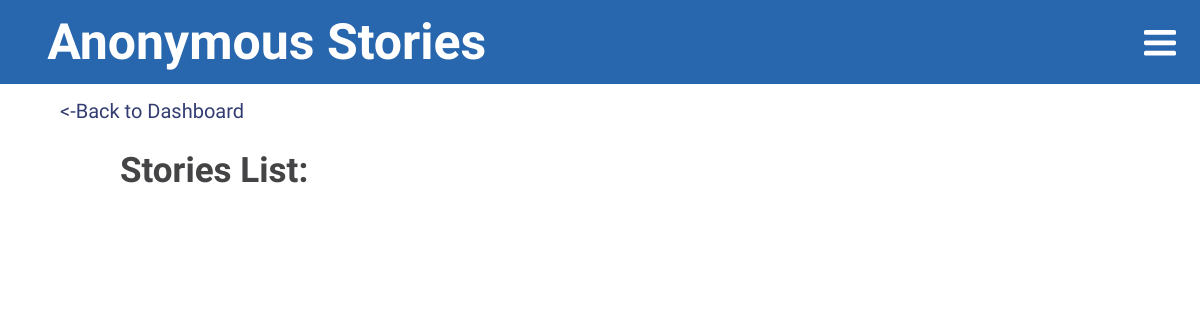
The page /includes/admin/admin_ano_story.php (signed in) on the database as committed earlier.
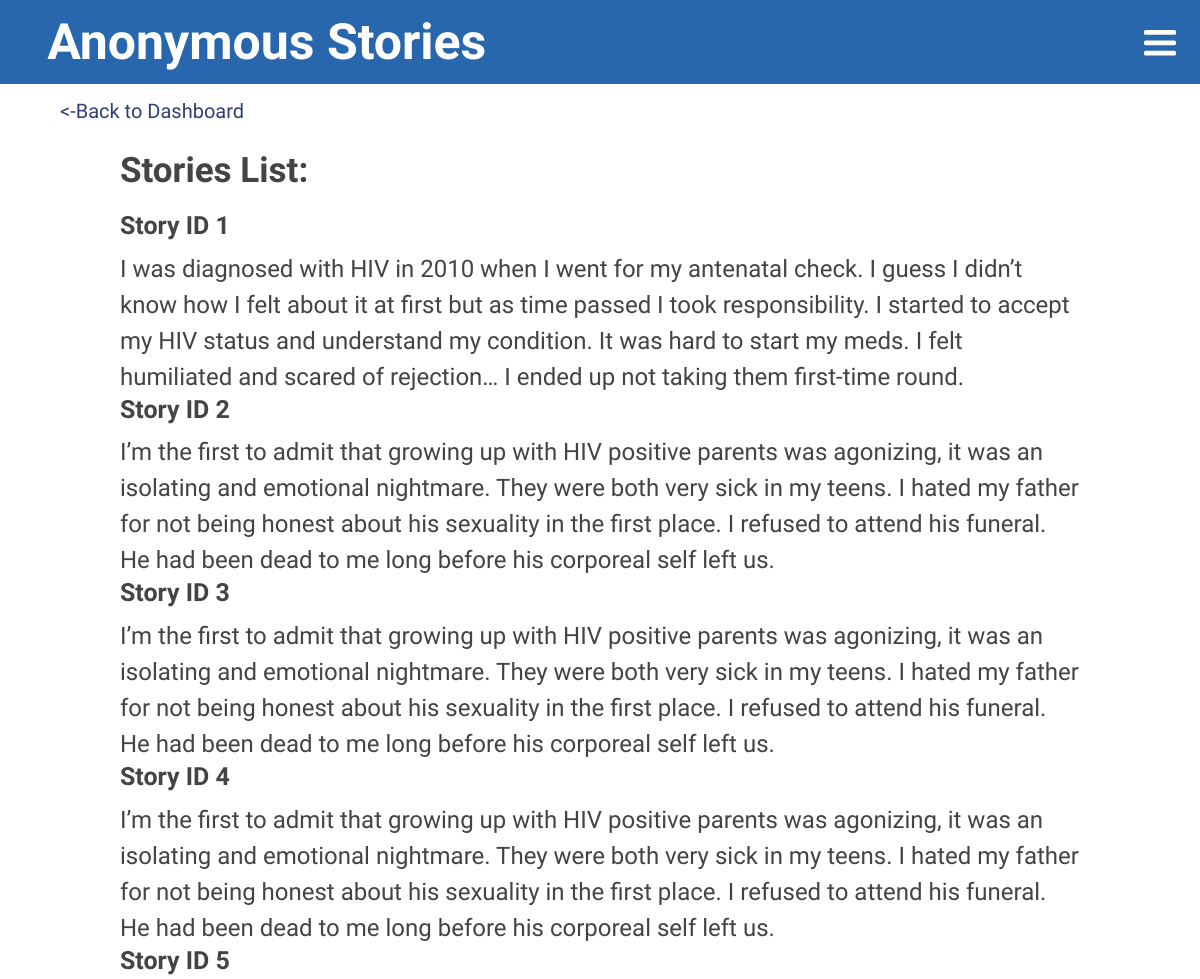
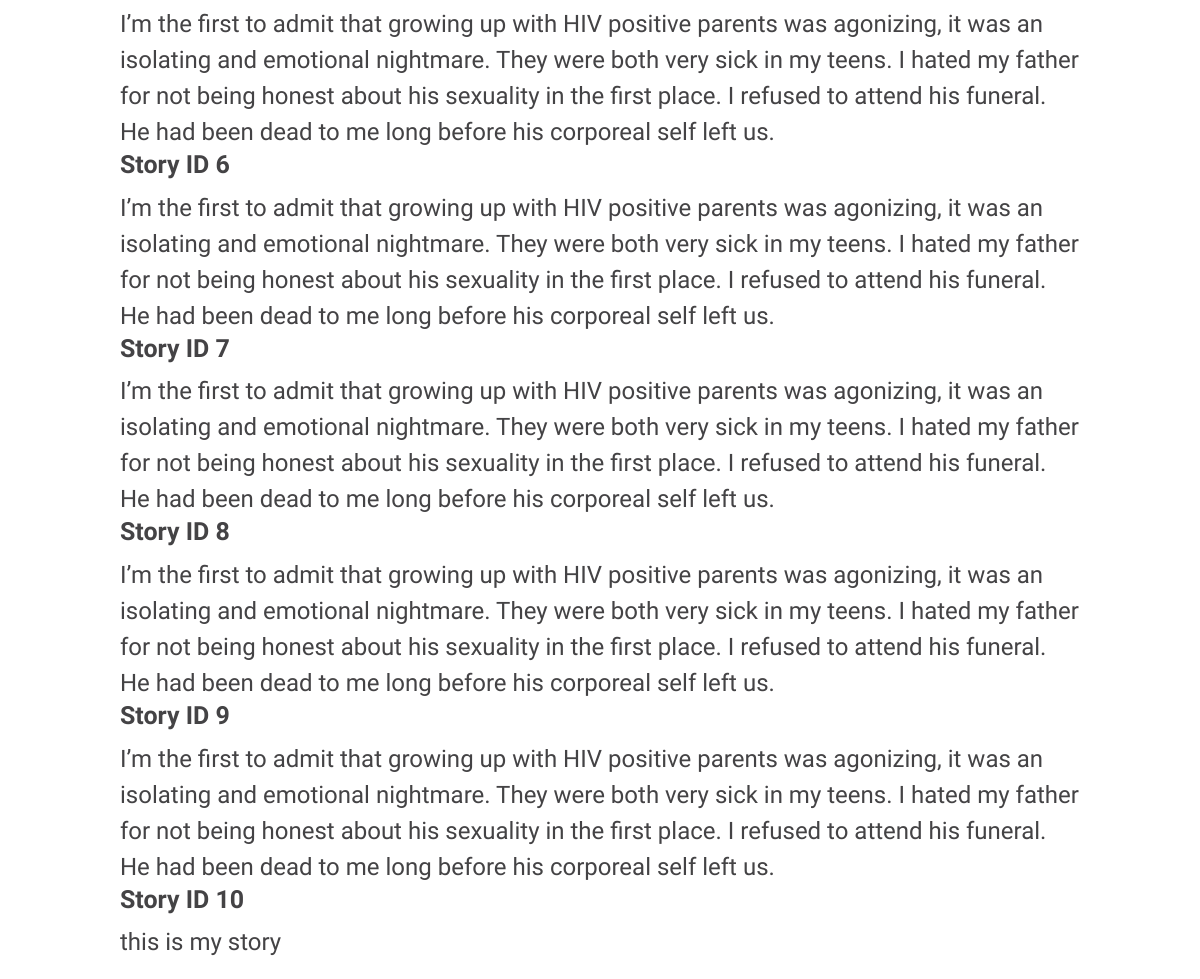
The same page on the database as committed later (2 pictures, top to bottom).
### tables this page shows
CREATE TABLE `tbl_story` (
  `id` int(11) NOT NULL,
  `story` text NOT NULL
);

### includes/admin/scripts/cms.php (called while the page is built, shortened)
<?php
function getAll($tbl) {
    $pdo = Database::getInstance()->getConnection();
    $query= 'SELECT * FROM ' .$tbl;
    $result = $pdo->query($query);
    if($result){
        return $result;
    }else{
        return '<p class="updateMsg">There was a problem accessing the info</p>';
    }
}

### includes/admin/admin_ano_story.php (the view, shortened to what this page needs)
<?php
    $tbl = 'tbl_story';
    $getStory = getAll($tbl);
?>
<!DOCTYPE html>
<html lang="en">
<head>
    <?php include '../template/head.php'; ?>
</head>
<body>
    <div class="userCMS">
        <header>
            <h1>Anonymous Stories</h1>
        <?php include '../template/header.php'; ?>
        <p class="bk"><a href="index.php"><-Back to Dashboard</a></p>
        <div id="story">
            <h2>Stories List:</h2>
            <div class="storyList">
                <div class="stories">
                    <?php while($row = $getStory->fetch(PDO::FETCH_ASSOC)):?>
                        <h3>Story ID <?php echo $row['id'];?></h3>
                        <p><?php echo $row['story'];?></p>
                    <?php endwhile;?>
                </div>
            </div>
        </div>
    </div>
</body>
</html>

Rows that differ between the two databases and show on the page:
added tbl_story: id "1", story "I was diagnosed with HIV in 2010 when I went for my antenatal check. I guess I didn’t know how I felt about it at first but as time passed I took responsibility. I started to accept my HIV status and understand my condition. It was hard to start my meds. I felt humiliated and scared of rejection… I ended up not taking them first-time round."
added tbl_story: id "2", story "I’m the first to admit that growing up with HIV positive parents was agonizing, it was an isolating and emotional nightmare. They were both very sick in my teens. I hated my father for not being honest about his sexuality in the first place. I refused to attend his funeral. He had been dead to me long before his corporeal self left us."
added tbl_story: id "3", story "I’m the first to admit that growing up with HIV positive parents was agonizing, it was an isolating and emotional nightmare. They were both very sick in my teens. I hated my father for not being honest about his sexuality in the first place. I refused to attend his funeral. He had been dead to me long before his corporeal self left us."
added tbl_story: id "4", story "I’m the first to admit that growing up with HIV positive parents was agonizing, it was an isolating and emotional nightmare. They were both very sick in my teens. I hated my father for not being honest about his sexuality in the first place. I refused to attend his funeral. He had been dead to me long before his corporeal self left us."
added tbl_story: id "5", story "I’m the first to admit that growing up with HIV positive parents was agonizing, it was an isolating and emotional nightmare. They were both very sick in my teens. I hated my father for not being honest about his sexuality in the first place. I refused to attend his funeral. He had been dead to me long before his corporeal self left us."
added tbl_story: id "6", story "I’m the first to admit that growing up with HIV positive parents was agonizing, it was an isolating and emotional nightmare. They were both very sick in my teens. I hated my father for not being honest about his sexuality in the first place. I refused to attend his funeral. He had been dead to me long before his corporeal self left us."
added tbl_story: id "7", story "I’m the first to admit that growing up with HIV positive parents was agonizing, it was an isolating and emotional nightmare. They were both very sick in my teens. I hated my father for not being honest about his sexuality in the first place. I refused to attend his funeral. He had been dead to me long before his corporeal self left us."
added tbl_story: id "8", story "I’m the first to admit that growing up with HIV positive parents was agonizing, it was an isolating and emotional nightmare. They were both very sick in my teens. I hated my father for not being honest about his sexuality in the first place. I refused to attend his funeral. He had been dead to me long before his corporeal self left us."
added tbl_story: id "9", story "I’m the first to admit that growing up with HIV positive parents was agonizing, it was an isolating and emotional nightmare. They were both very sick in my teens. I hated my father for not being honest about his sexuality in the first place. I refused to attend his funeral. He had been dead to me long before his corporeal self left us."
added tbl_story: id "10", story "this is my story"
